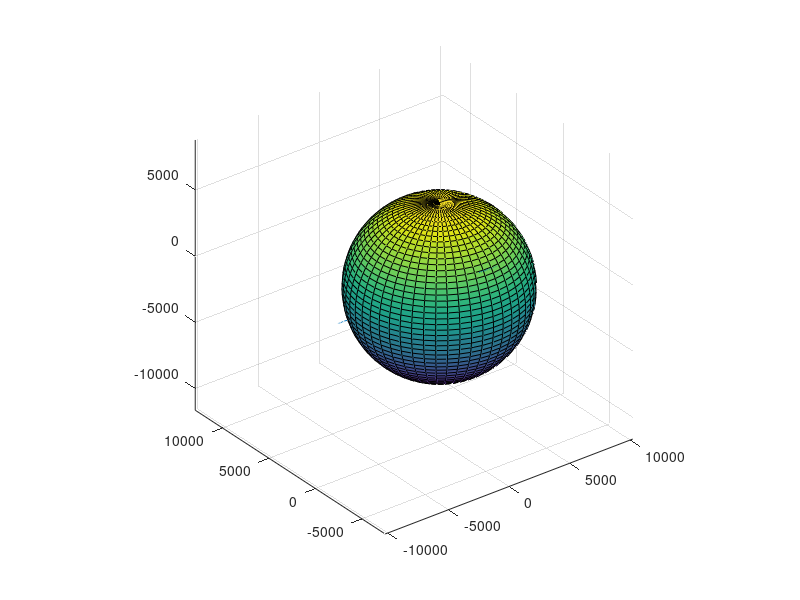

The MATLAB source for this figure:
close all
clear all
a=12610.0;
e=0.2656;
i=1.0430;
omega=1.8790;
w=2.4080;
Re = 6.37e6; %raggio della terra
figure(1);
[x,y,z] = sphere(50); %crea tre matrici N+1 * N+1
s = surf(Re*x/1e3,Re*y/1e3,Re*z/1e3); % create a sphere
axis equal
hold on
p=a*(1-e^2); 

R= [   cos(omega)*cos(w) - sin(omega)*cos(i)*sin(w), sin(omega)*cos(w) + cos(omega)*cos(i)*sin(w), sin(i)*sin(w);
    - cos(omega)*sin(w) - sin(omega)*cos(i)*cos(w), cos(omega)*cos(i)*cos(w) - sin(omega)*sin(w), cos(w)*sin(i);
                      sin(omega)*sin(i),                                 -cos(omega)*sin(i),            cos(i)] %rotazione per passare da ijk a perifocale

X=zeros(360,1);
Y=zeros(360,1);
Z=zeros(360,1);
teta=(linspace(0,2*pi,360))';
for i=1:360
   x=zeros(3,1);
   r= p/(1+e*cos(teta(i)));
   rvect=zeros(3,1);
   rvect(1)=r*cos(teta(i));
   revect(2)=r*sin(teta(i)); 
   x=R'*rvect;
   X(i)=x(1);
   Y(i)=x(2);
   Z(i)=x(3);
end
hold on
plot3(X,Y,Z)
